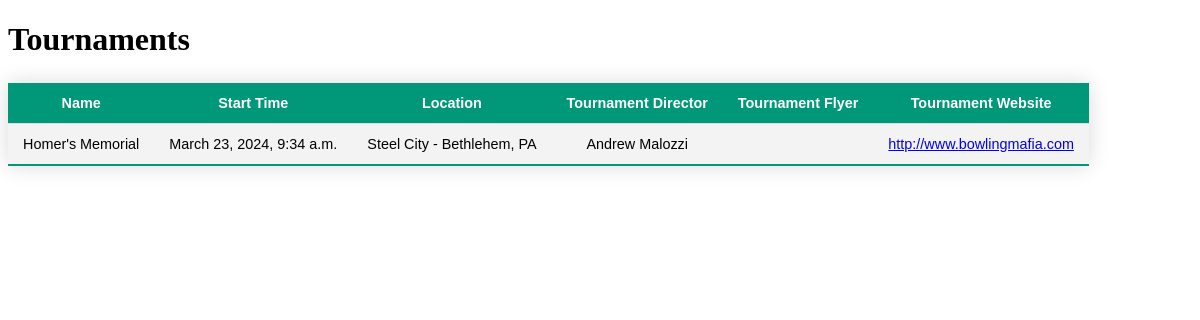
/tournaments, run on the app's committed database.
### tournaments/models.py (models this page shows)
class Tournament(models.Model):
    tournament_name = models.CharField(max_length=128)
    start_time = models.DateTimeField()
    bowling_center = models.ForeignKey(BowlingCenter, on_delete=models.CASCADE)
    tournament_director = models.ForeignKey(TournamentDirector, on_delete=models.CASCADE)
    website = models.URLField(max_length=256, blank=True)
    flyer = models.FileField(upload_to='tournament_flyers', blank=True)
    def __str__(self):
        return s.capwords(self.tournament_name)
    class Meta:
        ordering = ['start_time']

class BowlingCenter(models.Model):
    center_name = models.CharField(max_length=64)
    address = models.CharField(max_length=128)
    city = models.CharField(max_length=64)
    state = USStateField()
    zip_code = USZipCodeField(max_length=5)
    phone_number = PhoneNumberField()
    website = models.URLField(max_length=256, blank=True)
    def __str__(self):
        return f'{s.capwords(self.center_name, sep=" ")} - {s.capwords(self.city, sep=" ")}, {str(self.state)}'
    class Meta:
        verbose_name = 'Bowling Center'
        ordering = ['state', 'center_name']

class TournamentDirector(models.Model):
    director_user = models.ForeignKey(User, on_delete=models.CASCADE, default=1)
    first_name = models.CharField(max_length=64)
    last_name = models.CharField(max_length=64)
    email_address = models.EmailField(max_length=128)
    phone_number = PhoneNumberField()
    profile_picture = models.ImageField(upload_to='profile_pictures', blank=True)
    def __str__(self):
        return f'{s.capwords(self.first_name)} {s.capwords(self.last_name)}'
    class Meta:
        verbose_name = 'Tournament Director'
        ordering = ['first_name', 'last_name']

### tournaments/views.py (the view)
# urls.py: path('tournaments', views.TournamentList.as_view(), name='list_tournaments'),
class TournamentList(ListView):
    model = Tournament
    context_object_name = 'tournaments'
    template_name = 'tournaments/tournaments/tournament_list.html'
    def get_context_data(self, **kwargs):
        context = super().get_context_data(**kwargs)
        context['logged_in'] = get_login_status(self.request)
        return context

### tournaments/utils.py (called while the page is built)
def get_login_status(request):
    return True if request.user.username != '' else False

### tournaments/templates/tournaments/tournaments/tournament_list.html (shortened to what this page needs)
<!DOCTYPE html>
<html lang="en">
    <head>
    </head>
    <body>
        <h1>Tournaments</h1>
        <table id="tournaments">
            <thead>
                <tr>
                    <th>Name</th>
                    <th>Start Time</th>
                    <th>Location</th>
                    <th>Tournament Director</th>
                    <th>Tournament Flyer</th>
                    <th>Tournament Website</th>
                </tr>
            </thead>
            <tbody>
                    {% for tournament in tournaments %}
                <tr>
                    <td>{{ tournament }}</td>
                    <td>{{ tournament.start_time }}</td>
                    <td>{{ tournament.bowling_center }}</td>
                    <td>{{ tournament.tournament_director }}</td>
                    <td>
                    </td>
                    <td>
                        <a href="{{ tournament.website }}" target="_blank">
                            {{ tournament.website }}
                        </a>
                    </td>
                </tr>
                    {% endfor %}
            </tbody>
        </table>
    </body>
</html>

### tournaments/templates/tournaments/tournaments/tournament_list.html (style rules this page uses)
#tournaments { border-collapse: collapse; margin: 25px 0; font-size: 0.9em; font-family: sans-serif; text-align: center; min-width: 400px; box-shadow: 0 0 20px rgba(0, 0, 0, 0.15); }
#tournaments thead tr { background-color: #009879; color: #ffffff; }
#tournaments th, #tournaments td { padding: 12px 15px; }
#tournaments tbody tr { border-bottom: 1px solid #ddd; }
#tournaments tbody tr:nth-of-type(even) { background-color: #f3f3f3; }
#tournaments tbody tr:last-of-type { border-bottom: 2px solid #009879; }

### data on the page
Tournament: tournament_name "Homer's Memorial", start_time "March 23, 2024, 9:34 a.m.", bowling_center "Steel City - Bethlehem, PA", tournament_director "Andrew Malozzi", website "http://www.bowlingmafia.com"
